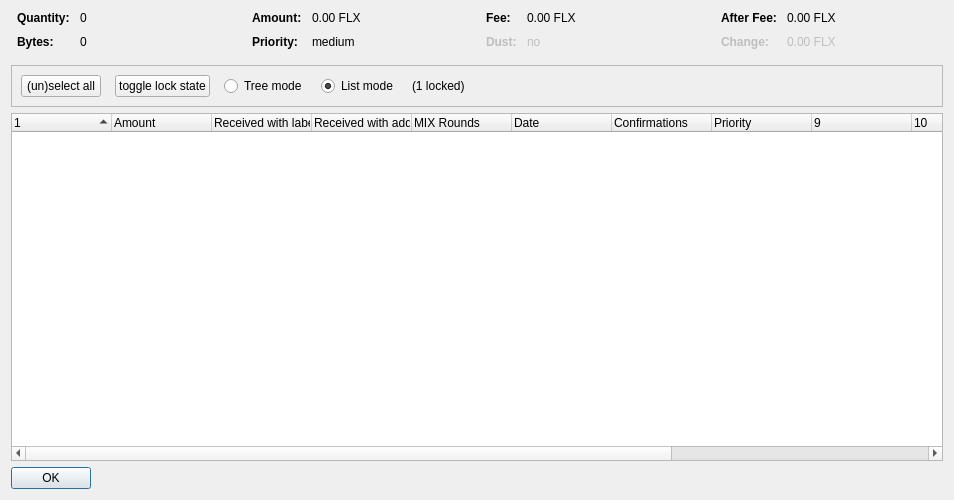
<?xml version="1.0" encoding="UTF-8"?>
<ui version="4.0">
 <class>CoinControlDialog</class>
 <widget class="QDialog" name="CoinControlDialog">
  <property name="geometry">
   <rect>
    <x>0</x>
    <y>0</y>
    <width>954</width>
    <height>500</height>
   </rect>
  </property>
  <property name="windowTitle">
   <string>Coin Selection</string>
  </property>
  <layout class="QVBoxLayout" name="verticalLayout">
   <item>
    <layout class="QHBoxLayout" name="horizontalLayoutTop" stretch="0,0,0,0">
     <property name="topMargin">
      <number>0</number>
     </property>
     <property name="bottomMargin">
      <number>10</number>
     </property>
     <item>
      <layout class="QFormLayout" name="formLayoutCoinControl1">
       <property name="horizontalSpacing">
        <number>10</number>
       </property>
       <property name="verticalSpacing">
        <number>10</number>
       </property>
       <property name="leftMargin">
        <number>6</number>
       </property>
       <property name="rightMargin">
        <number>6</number>
       </property>
       <item row="0" column="0">
        <widget class="QLabel" name="labelCoinControlQuantityText">
         <property name="font">
          <font>
           <weight>75</weight>
           <bold>true</bold>
          </font>
         </property>
         <property name="text">
          <string>Quantity:</string>
         </property>
        </widget>
       </item>
       <item row="0" column="1">
        <widget class="QLabel" name="labelCoinControlQuantity">
         <property name="cursor">
          <cursorShape>IBeamCursor</cursorShape>
         </property>
         <property name="contextMenuPolicy">
          <enum>Qt::ActionsContextMenu</enum>
         </property>
         <property name="text">
          <string notr="true">0</string>
         </property>
         <property name="textInteractionFlags">
          <set>Qt::LinksAccessibleByMouse|Qt::TextSelectableByKeyboard|Qt::TextSelectableByMouse</set>
         </property>
        </widget>
       </item>
       <item row="1" column="0">
        <widget class="QLabel" name="labelCoinControlBytesText">
         <property name="font">
          <font>
           <weight>75</weight>
           <bold>true</bold>
          </font>
         </property>
         <property name="text">
          <string>Bytes:</string>
         </property>
        </widget>
       </item>
       <item row="1" column="1">
        <widget class="QLabel" name="labelCoinControlBytes">
         <property name="cursor">
          <cursorShape>IBeamCursor</cursorShape>
         </property>
         <property name="contextMenuPolicy">
          <enum>Qt::ActionsContextMenu</enum>
         </property>
         <property name="text">
          <string notr="true">0</string>
         </property>
         <property name="textInteractionFlags">
          <set>Qt::LinksAccessibleByMouse|Qt::TextSelectableByKeyboard|Qt::TextSelectableByMouse</set>
         </property>
        </widget>
       </item>
      </layout>
     </item>
     <item>
      <layout class="QFormLayout" name="formLayoutCoinControl2">
       <property name="horizontalSpacing">
        <number>10</number>
       </property>
       <property name="verticalSpacing">
        <number>10</number>
       </property>
       <property name="leftMargin">
        <number>6</number>
       </property>
       <property name="rightMargin">
        <number>6</number>
       </property>
       <item row="0" column="0">
        <widget class="QLabel" name="labelCoinControlAmountText">
         <property name="font">
          <font>
           <weight>75</weight>
           <bold>true</bold>
          </font>
         </property>
         <property name="text">
          <string>Amount:</string>
         </property>
        </widget>
       </item>
       <item row="0" column="1">
        <widget class="QLabel" name="labelCoinControlAmount">
         <property name="cursor">
          <cursorShape>IBeamCursor</cursorShape>
         </property>
         <property name="contextMenuPolicy">
          <enum>Qt::ActionsContextMenu</enum>
         </property>
         <property name="text">
          <string notr="true">0.00 FLX</string>
         </property>
         <property name="textInteractionFlags">
          <set>Qt::LinksAccessibleByMouse|Qt::TextSelectableByKeyboard|Qt::TextSelectableByMouse</set>
         </property>
        </widget>
       </item>
       <item row="1" column="0">
        <widget class="QLabel" name="labelCoinControlPriorityText">
         <property name="font">
          <font>
           <weight>75</weight>
           <bold>true</bold>
          </font>
         </property>
         <property name="text">
          <string>Priority:</string>
         </property>
        </widget>
       </item>
       <item row="1" column="1">
        <widget class="QLabel" name="labelCoinControlPriority">
         <property name="cursor">
          <cursorShape>IBeamCursor</cursorShape>
         </property>
         <property name="contextMenuPolicy">
          <enum>Qt::ActionsContextMenu</enum>
         </property>
         <property name="text">
          <string>medium</string>
         </property>
         <property name="textInteractionFlags">
          <set>Qt::LinksAccessibleByMouse|Qt::TextSelectableByKeyboard|Qt::TextSelectableByMouse</set>
         </property>
        </widget>
       </item>
      </layout>
     </item>
     <item>
      <layout class="QFormLayout" name="formLayoutCoinControl3">
       <property name="horizontalSpacing">
        <number>10</number>
       </property>
       <property name="verticalSpacing">
        <number>10</number>
       </property>
       <property name="leftMargin">
        <number>6</number>
       </property>
       <property name="rightMargin">
        <number>6</number>
       </property>
       <item row="0" column="0">
        <widget class="QLabel" name="labelCoinControlFeeText">
         <property name="font">
          <font>
           <weight>75</weight>
           <bold>true</bold>
          </font>
         </property>
         <property name="text">
          <string>Fee:</string>
         </property>
        </widget>
       </item>
       <item row="0" column="1">
        <widget class="QLabel" name="labelCoinControlFee">
         <property name="cursor">
          <cursorShape>IBeamCursor</cursorShape>
         </property>
         <property name="contextMenuPolicy">
          <enum>Qt::ActionsContextMenu</enum>
         </property>
         <property name="text">
          <string notr="true">0.00 FLX</string>
         </property>
         <property name="textInteractionFlags">
          <set>Qt::LinksAccessibleByMouse|Qt::TextSelectableByKeyboard|Qt::TextSelectableByMouse</set>
         </property>
        </widget>
       </item>
       <item row="1" column="0">
        <widget class="QLabel" name="labelCoinControlLowOutputText">
         <property name="enabled">
          <bool>false</bool>
         </property>
         <property name="font">
          <font>
           <weight>75</weight>
           <bold>true</bold>
          </font>
         </property>
         <property name="text">
          <string>Dust:</string>
         </property>
        </widget>
       </item>
       <item row="1" column="1">
        <widget class="QLabel" name="labelCoinControlLowOutput">
         <property name="enabled">
          <bool>false</bool>
         </property>
         <property name="cursor">
          <cursorShape>IBeamCursor</cursorShape>
         </property>
         <property name="contextMenuPolicy">
          <enum>Qt::ActionsContextMenu</enum>
         </property>
         <property name="text">
          <string>no</string>
         </property>
         <property name="textInteractionFlags">
          <set>Qt::LinksAccessibleByMouse|Qt::TextSelectableByKeyboard|Qt::TextSelectableByMouse</set>
         </property>
        </widget>
       </item>
      </layout>
     </item>
     <item>
      <layout class="QFormLayout" name="formLayoutCoinControl4">
       <property name="horizontalSpacing">
        <number>10</number>
       </property>
       <property name="verticalSpacing">
        <number>10</number>
       </property>
       <property name="leftMargin">
        <number>6</number>
       </property>
       <property name="rightMargin">
        <number>6</number>
       </property>
       <item row="0" column="0">
        <widget class="QLabel" name="labelCoinControlAfterFeeText">
         <property name="font">
          <font>
           <weight>75</weight>
           <bold>true</bold>
          </font>
         </property>
         <property name="text">
          <string>After Fee:</string>
         </property>
        </widget>
       </item>
       <item row="0" column="1">
        <widget class="QLabel" name="labelCoinControlAfterFee">
         <property name="cursor">
          <cursorShape>IBeamCursor</cursorShape>
         </property>
         <property name="contextMenuPolicy">
          <enum>Qt::ActionsContextMenu</enum>
         </property>
         <property name="text">
          <string notr="true">0.00 FLX</string>
         </property>
         <property name="textInteractionFlags">
          <set>Qt::LinksAccessibleByMouse|Qt::TextSelectableByKeyboard|Qt::TextSelectableByMouse</set>
         </property>
        </widget>
       </item>
       <item row="1" column="0">
        <widget class="QLabel" name="labelCoinControlChangeText">
         <property name="enabled">
          <bool>false</bool>
         </property>
         <property name="font">
          <font>
           <weight>75</weight>
           <bold>true</bold>
          </font>
         </property>
         <property name="text">
          <string>Change:</string>
         </property>
        </widget>
       </item>
       <item row="1" column="1">
        <widget class="QLabel" name="labelCoinControlChange">
         <property name="enabled">
          <bool>false</bool>
         </property>
         <property name="cursor">
          <cursorShape>IBeamCursor</cursorShape>
         </property>
         <property name="contextMenuPolicy">
          <enum>Qt::ActionsContextMenu</enum>
         </property>
         <property name="text">
          <string notr="true">0.00 FLX</string>
         </property>
         <property name="textInteractionFlags">
          <set>Qt::LinksAccessibleByMouse|Qt::TextSelectableByKeyboard|Qt::TextSelectableByMouse</set>
         </property>
        </widget>
       </item>
      </layout>
     </item>
    </layout>
   </item>
   <item>
    <widget class="QFrame" name="frame">
     <property name="minimumSize">
      <size>
       <width>0</width>
       <height>40</height>
      </size>
     </property>
     <property name="frameShape">
      <enum>QFrame::StyledPanel</enum>
     </property>
     <property name="frameShadow">
      <enum>QFrame::Sunken</enum>
     </property>
     <layout class="QHBoxLayout" name="horizontalLayout">
      <item>
       <layout class="QHBoxLayout" name="horizontalLayoutPanel" stretch="0,0,0,0,0,0">
        <property name="spacing">
         <number>14</number>
        </property>
        <item>
         <widget class="QPushButton" name="pushButtonSelectAll">
          <property name="sizePolicy">
           <sizepolicy hsizetype="Maximum" vsizetype="Fixed">
            <horstretch>0</horstretch>
            <verstretch>0</verstretch>
           </sizepolicy>
          </property>
          <property name="text">
           <string>(un)select all</string>
          </property>
          <property name="autoDefault">
           <bool>false</bool>
          </property>
         </widget>
        </item>
        <item>
         <widget class="QPushButton" name="pushButtonToggleLock">
          <property name="sizePolicy">
           <sizepolicy hsizetype="Maximum" vsizetype="Fixed">
            <horstretch>0</horstretch>
            <verstretch>0</verstretch>
           </sizepolicy>
          </property>
          <property name="text">
           <string>toggle lock state</string>
          </property>
          <property name="autoDefault">
           <bool>false</bool>
          </property>
         </widget>
        </item>
        <item>
         <widget class="QRadioButton" name="radioTreeMode">
          <property name="sizePolicy">
           <sizepolicy hsizetype="Maximum" vsizetype="Fixed">
            <horstretch>0</horstretch>
            <verstretch>0</verstretch>
           </sizepolicy>
          </property>
          <property name="text">
           <string>Tree mode</string>
          </property>
         </widget>
        </item>
        <item>
         <widget class="QRadioButton" name="radioListMode">
          <property name="sizePolicy">
           <sizepolicy hsizetype="Maximum" vsizetype="Fixed">
            <horstretch>0</horstretch>
            <verstretch>0</verstretch>
           </sizepolicy>
          </property>
          <property name="text">
           <string>List mode</string>
          </property>
          <property name="checked">
           <bool>true</bool>
          </property>
         </widget>
        </item>
        <item>
         <widget class="QLabel" name="labelLocked">
          <property name="text">
           <string>(1 locked)</string>
          </property>
         </widget>
        </item>
        <item>
         <spacer name="horizontalSpacer">
          <property name="orientation">
           <enum>Qt::Horizontal</enum>
          </property>
          <property name="sizeHint" stdset="0">
           <size>
            <width>40</width>
            <height>20</height>
           </size>
          </property>
         </spacer>
        </item>
       </layout>
      </item>
     </layout>
    </widget>
   </item>
   <item>
    <widget class="CoinControlTreeWidget" name="treeWidget">
     <property name="contextMenuPolicy">
      <enum>Qt::CustomContextMenu</enum>
     </property>
     <property name="sortingEnabled">
      <bool>false</bool>
     </property>
     <property name="columnCount">
      <number>13</number>
     </property>
     <attribute name="headerShowSortIndicator" stdset="0">
      <bool>true</bool>
     </attribute>
     <attribute name="headerStretchLastSection">
      <bool>false</bool>
     </attribute>
     <column>
      <property name="text">
       <string/>
      </property>
     </column>
     <column>
      <property name="text">
       <string>Amount</string>
      </property>
     </column>
     <column>
      <property name="text">
       <string>Received with label</string>
      </property>
     </column>
     <column>
      <property name="text">
       <string>Received with address</string>
      </property>
     </column>
     <column>
      <property name="text">
       <string>MIX Rounds</string>
      </property>
     </column>
     <column>
      <property name="text">
       <string>Date</string>
      </property>
     </column>
     <column>
      <property name="text">
       <string>Confirmations</string>
      </property>
      <property name="toolTip">
       <string>Confirmed</string>
      </property>
     </column>
     <column>
      <property name="text">
       <string>Priority</string>
      </property>
     </column>
     <column>
      <property name="text">
       <string/>
      </property>
     </column>
     <column>
      <property name="text">
       <string/>
      </property>
     </column>
     <column>
      <property name="text">
       <string/>
      </property>
     </column>
     <column>
      <property name="text">
       <string/>
      </property>
     </column>
     <column>
      <property name="text">
       <string/>
      </property>
     </column>
    </widget>
   </item>
   <item>
    <widget class="QDialogButtonBox" name="buttonBox">
     <property name="sizePolicy">
      <sizepolicy hsizetype="Maximum" vsizetype="Fixed">
       <horstretch>0</horstretch>
       <verstretch>0</verstretch>
      </sizepolicy>
     </property>
     <property name="orientation">
      <enum>Qt::Horizontal</enum>
     </property>
     <property name="standardButtons">
      <set>QDialogButtonBox::Ok</set>
     </property>
    </widget>
   </item>
  </layout>
 </widget>
 <customwidgets>
  <customwidget>
   <class>CoinControlTreeWidget</class>
   <extends>QTreeWidget</extends>
   <header>coincontroltreewidget.h</header>
  </customwidget>
 </customwidgets>
 <resources/>
 <connections/>
</ui>
